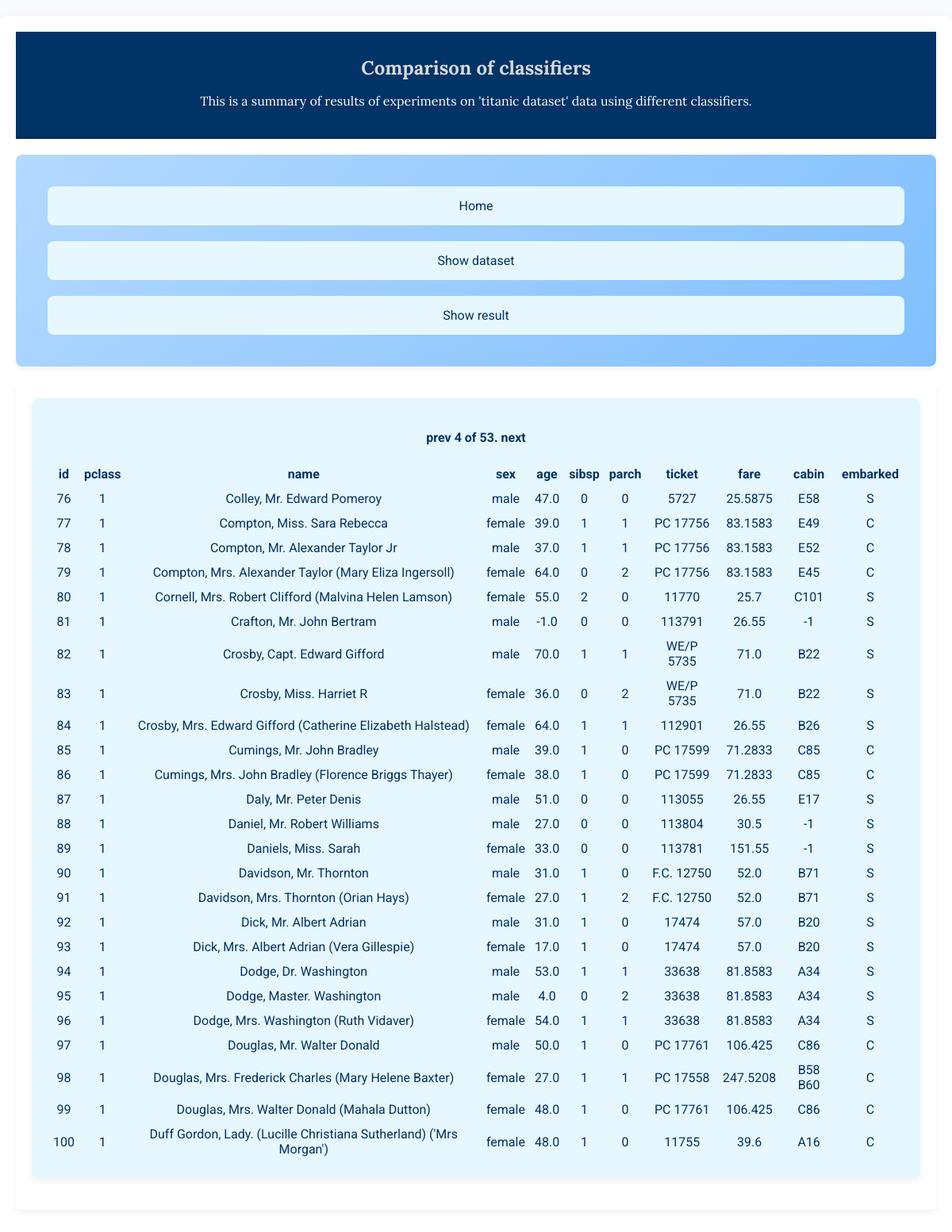
Page /data/?page=4 on the committed database.
### visresults/models.py (models this page shows)
class Dataset(models.Model):
    SEX_CHOICES = (('male', 'male'), ('female', 'female'))
    pclass = models.SmallIntegerField()
    name = models.CharField(max_length=50)
    sex = models.CharField(max_length=6, choices=SEX_CHOICES)
    age = models.FloatField()
    sibsp = models.SmallIntegerField()
    parch = models.SmallIntegerField()
    ticket = models.CharField(max_length=18)
    fare = models.FloatField()
    cabin = models.CharField(max_length=15)
    embarked = models.CharField(max_length=1)

### visresults/views.py (the view)
# urls.py: path('data/', views.data_explainer, name="dataset"),
def data_explainer(request):
    object_list = Dataset.objects.all()
    if len(object_list) == 0:
        return render(request, "visresults/dataset.html", None)
    columns = list(object_list.values()[0].keys())
    data_rows = object_list.values_list()
    paginator = Paginator(data_rows, 25)
    page = request.GET.get('page')
    try:
        rows = paginator.get_page(page)
    except PageNotAnInteger:
        rows = paginator.page(1)
    except EmptyPage:
        rows = paginator.page(paginator.num_pages)
    return render(request, "visresults/dataset.html", {'page': page, 'columns': columns, 'rows': rows})

### visresults/templates/visresults/dataset.html (shortened to what this page needs)
{% extends "visresults/base.html" %}
{% block content %}
<div class="datasetTable">
    {% include "pagination.html" with page=rows %}
    <table class="titanicTable" class="display">
        <thead>
            <tr>
                {% for column in columns %}
                <th class="colField">{{ column }}</th>
                {% endfor %}
            </tr>
        </thead>
        <tbody>
            {% for row in rows %}
            <tr class="rowfields">
                {% for value in row %}
                <td class="field">{{ value }}</td>
                {% endfor %}
            </tr>
            {% endfor %}
        </tbody>
    </table>
</div>
{% endblock %}

### visresults/static/css/base.css (style rules this page uses)
body, html { margin: 0; padding: 0; width: 100%; height: 100%; font-family: 'Roboto', sans-serif; background-color: #f8f9fa; }
.content, .chart, .tools, .search-div, .datasetTable { background-color: #ffffff; border-radius: 8px; padding: 20px; margin-bottom: 20px; box-shadow: 0 4px 8px rgba(0, 0, 0, 0.05); }
.field, .colField { text-align: center; padding: 5px; color: #003366; }
.datasetTable { padding: 20px; background-color: #e6f7ff; border-radius: 8px; box-shadow: 0 4px 8px rgba(0, 0, 0, 0.05); }

### rows in the picture
Dataset: row "76" "1" "Colley, Mr. Edward Pomeroy" "male" "47.0" "0" "0" "5727" "25.5875" "E58" "S"
Dataset: row "77" "1" "Compton, Miss. Sara Rebecca" "female" "39.0" "1" "1" "PC 17756" "83.1583" "E49" "C"
Dataset: row "78" "1" "Compton, Mr. Alexander Taylor Jr" "male" "37.0" "1" "1" "PC 17756" "83.1583" "E52" "C"
Dataset: row "79" "1" "Compton, Mrs. Alexander Taylor (Mary Eliza Ingersoll)" "female" "64.0" "0" "2" "PC 17756" "83.1583" "E45" "C"
Dataset: row "80" "1" "Cornell, Mrs. Robert Clifford (Malvina Helen Lamson)" "female" "55.0" "2" "0" "11770" "25.7" "C101" "S"
Dataset: row "81" "1" "Crafton, Mr. John Bertram" "male" "-1.0" "0" "0" "113791" "26.55" "-1" "S"
Dataset: row "82" "1" "Crosby, Capt. Edward Gifford" "male" "70.0" "1" "1" "WE/P 5735" "71.0" "B22" "S"
Dataset: row "83" "1" "Crosby, Miss. Harriet R" "female" "36.0" "0" "2" "WE/P 5735" "71.0" "B22" "S"
Dataset: row "84" "1" "Crosby, Mrs. Edward Gifford (Catherine Elizabeth Halstead)" "female" "64.0" "1" "1" "112901" "26.55" "B26" "S"
Dataset: row "85" "1" "Cumings, Mr. John Bradley" "male" "39.0" "1" "0" "PC 17599" "71.2833" "C85" "C"
Dataset: row "86" "1" "Cumings, Mrs. John Bradley (Florence Briggs Thayer)" "female" "38.0" "1" "0" "PC 17599" "71.2833" "C85" "C"
Dataset: row "87" "1" "Daly, Mr. Peter Denis" "male" "51.0" "0" "0" "113055" "26.55" "E17" "S"
Dataset: row "88" "1" "Daniel, Mr. Robert Williams" "male" "27.0" "0" "0" "113804" "30.5" "-1" "S"
Dataset: row "89" "1" "Daniels, Miss. Sarah" "female" "33.0" "0" "0" "113781" "151.55" "-1" "S"
Dataset: row "90" "1" "Davidson, Mr. Thornton" "male" "31.0" "1" "0" "F.C. 12750" "52.0" "B71" "S"
Dataset: row "91" "1" "Davidson, Mrs. Thornton (Orian Hays)" "female" "27.0" "1" "2" "F.C. 12750" "52.0" "B71" "S"
Dataset: row "92" "1" "Dick, Mr. Albert Adrian" "male" "31.0" "1" "0" "17474" "57.0" "B20" "S"
Dataset: row "93" "1" "Dick, Mrs. Albert Adrian (Vera Gillespie)" "female" "17.0" "1" "0" "17474" "57.0" "B20" "S"
Dataset: row "94" "1" "Dodge, Dr. Washington" "male" "53.0" "1" "1" "33638" "81.8583" "A34" "S"
Dataset: row "95" "1" "Dodge, Master. Washington" "male" "4.0" "0" "2" "33638" "81.8583" "A34" "S"
Dataset: row "96" "1" "Dodge, Mrs. Washington (Ruth Vidaver)" "female" "54.0" "1" "1" "33638" "81.8583" "A34" "S"
Dataset: row "97" "1" "Douglas, Mr. Walter Donald" "male" "50.0" "1" "0" "PC 17761" "106.425" "C86" "C"
Dataset: row "98" "1" "Douglas, Mrs. Frederick Charles (Mary Helene Baxter)" "female" "27.0" "1" "1" "PC 17558" "247.5208" "B58 B60" "C"
Dataset: row "99" "1" "Douglas, Mrs. Walter Donald (Mahala Dutton)" "female" "48.0" "1" "0" "PC 17761" "106.425" "C86" "C"
Dataset: row "100" "1" "Duff Gordon, Lady. (Lucille Christiana Sutherland) ('Mrs Morgan')" "female" "48.0" "1" "0" "11755" "39.6" "A16" "C"

### other values in the picture
{{ page.number }} "4"
{{ page.paginator.num_pages }} "53"
{{ column }} "id" "pclass" "name" "sex" "age" "sibsp" "parch" "ticket" "fare" "cabin" "embarked"
